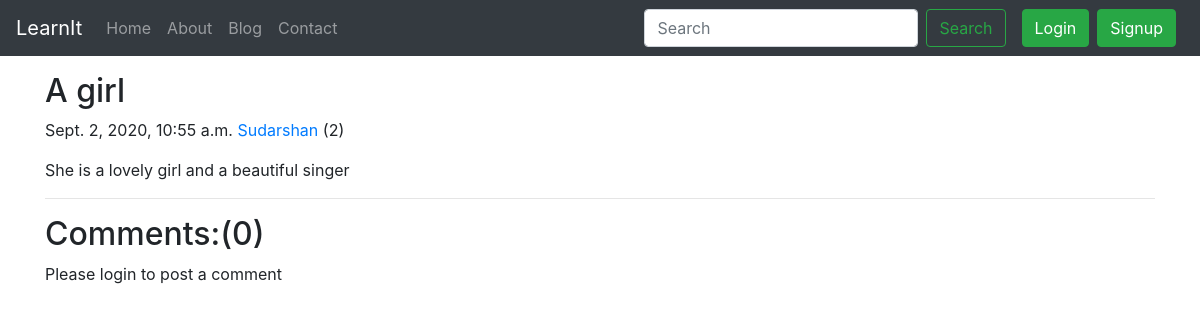
The page /blog/love-girl on the database its author committed.
### blog/models.py (models this page shows, shortened)
class Post(models.Model):
    sno = models.AutoField(primary_key=True)
    title = models.CharField(max_length=100)
    content = models.TextField()
    author = models.CharField(max_length=12)
    slug = models.CharField(max_length=120)
    views = models.IntegerField(default=0)
    timeStamp = models.DateTimeField(blank=True)

### blog/views.py (the view)
# urls.py: path('<str:slug>', views.blogPost, name='blogPost'),
def blogPost(request, slug):
    post = Post.objects.filter(slug=slug).first()
    post.views = post.views + 1
    post.save()
    comments = BlogComment.objects.filter(post=post, parent=None)
    replies = BlogComment.objects.filter(post=post).exclude(parent=None)
    replyDict = {}
    for reply in replies:
        if reply.parent.sno not in replyDict.keys():
            replyDict[reply.parent.sno] = [reply]
        else:
            replyDict[reply.parent.sno].append(reply)
    context = {'post': post, 'comments': comments,
               'user': request.user, 'replyDict': replyDict}
    return render(request, 'blog/blogPost.html', context)

### templates/blog/blogPost.html (shortened to what this page needs)
{% extends 'base.html' %}
{% block body %}
{% load humanize %}
{% load extras %}
<div class="container my-3">
        <h2 class="blog-post-title">{{post.title}}</h2>
        <p class="blog-post-meta">{{post.timeStamp}} <a href="/about">{{post.author}}</a> (<span>{{post.views}}</span>)</p>
        <p>{{post.content|safe}}</p>
        <hr>
      </div>
      <div class="container">
      <h2>Comments:({{comments.count}})</h2>
      <div class="my-2">
      {% if user.is_authenticated %}
         <form action="/blog/postComment" method="post">{% csrf_token %}
  <div class="form-group">
    <label for="exampleInputEmail1"><strong>Comments:</strong></label>
    <input type="text" name="comment" class="form-control" placeholder="Enter your comment">
  </div>
  <input type="hidden" name="postSno" value="{{post.sno}}">
  <input type="hidden" name="postSno" value="">
  <button type="submit" class="btn btn-primary">Submit</button>
</form>
      {% else %}
     <p>Please login to post a comment</p>
      {% endif %}
</div>
</div>
{% endblock body %}

### rows shown on the page
Post: title "A girl", timeStamp "Sept. 2, 2020, 10:55 a.m.", author "Sudarshan", views "2", content "She is a lovely girl and a beautiful singer"

### other values the page prints
{{ comments.count }} "0"
